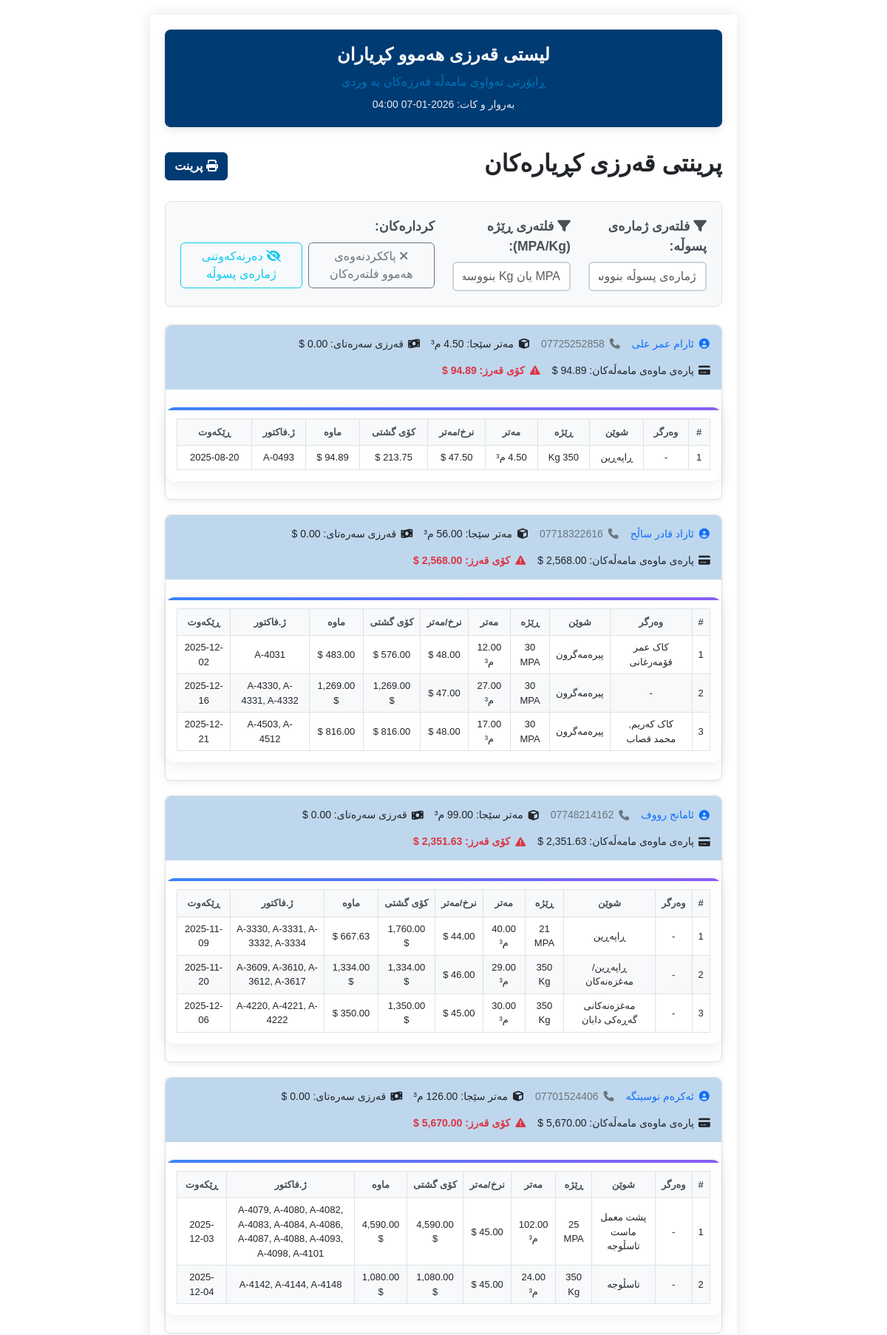
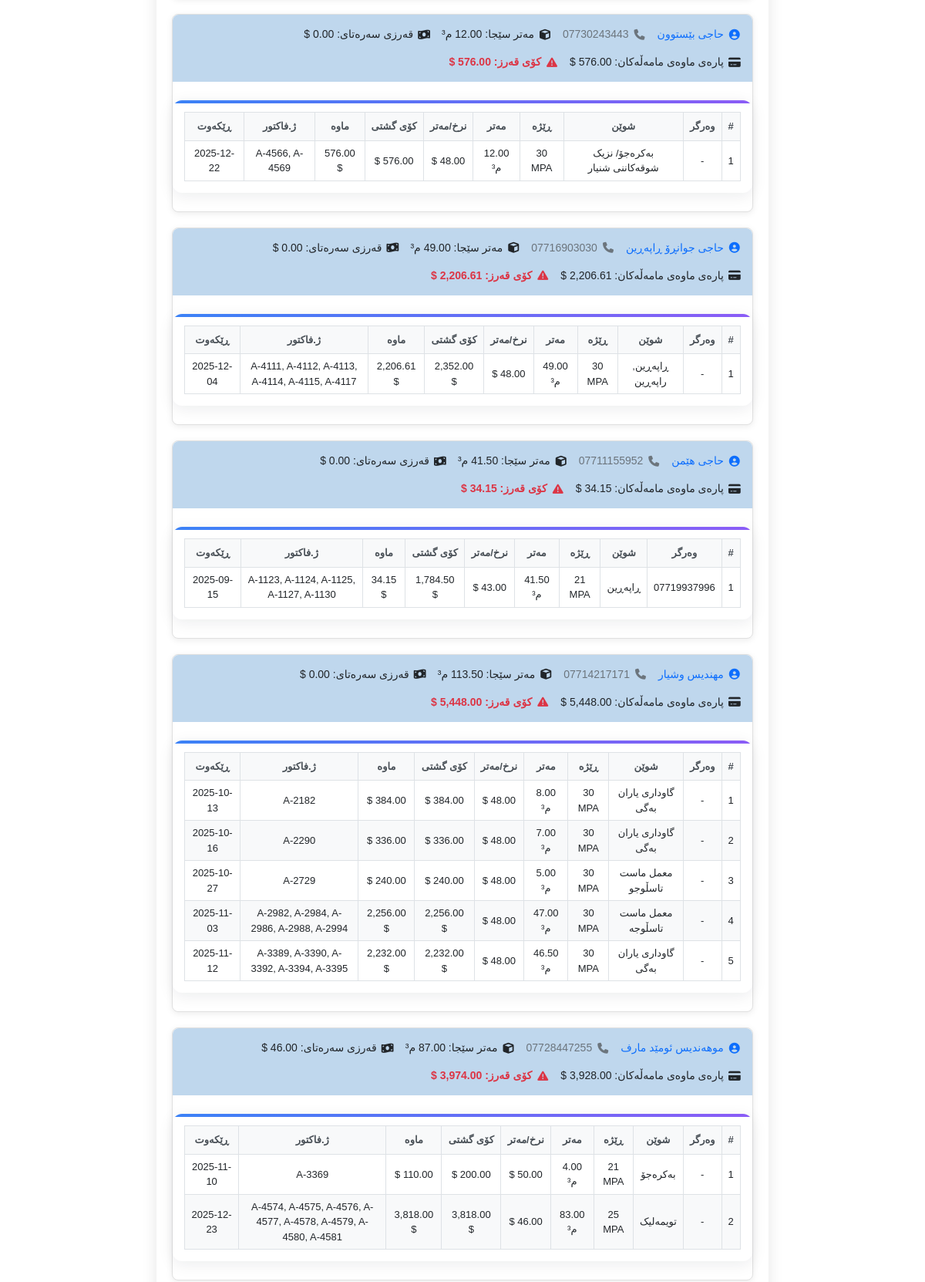
/pages/credit_of_all_customers.php (signed in, upper part), run on the app's committed database (2 pictures, top to bottom).
### tables this page shows
CREATE TABLE `customers` (
  `id` int NOT NULL AUTO_INCREMENT,
  `name` varchar(255) NOT NULL,
  `mobile1` varchar(20) NOT NULL,
  `mobile2` varchar(20) DEFAULT NULL,
  `opening_debt_usd` decimal(14,2) DEFAULT '0.00',
  `opening_debt_iqd` decimal(20,2) DEFAULT '0.00',
  `is_recipient` tinyint(1) NOT NULL DEFAULT '0' COMMENT 'Indicates if customer is also a recipient (وەرگر)',
  PRIMARY KEY (`id`)
);

CREATE TABLE `sales` (
  `id` int NOT NULL AUTO_INCREMENT,
  `customer_id` int DEFAULT NULL,
  `recipient` varchar(255) DEFAULT NULL,
  `location` varchar(255) NOT NULL,
  `quantity` decimal(10,2) DEFAULT NULL,
  `price_per_unit` decimal(10,2) DEFAULT NULL,
  `total_price` decimal(10,2) DEFAULT NULL,
  `payment_type` enum('نەقد','قەرز') NOT NULL,
  `amount_paid_usd` decimal(10,2) DEFAULT NULL,
  `amount_paid_iq` decimal(10,2) DEFAULT NULL,
  `dolar_rate` decimal(10,2) DEFAULT NULL,
  `remaining_amount` decimal(10,2) DEFAULT NULL,
  `invoice_number` varchar(500) NOT NULL,
  `order_date` date NOT NULL,
  `notes` text,
  `formula_id` int NOT NULL,
  `discount` decimal(10,2) DEFAULT '0.00',
  PRIMARY KEY (`id`),
  KEY `customer_id` (`customer_id`),
  KEY `formula_id` (`formula_id`),
  CONSTRAINT `sales_ibfk_1` FOREIGN KEY (`customer_id`) REFERENCES `customers` (`id`) ON DELETE SET NULL ON UPDATE CASCADE,
  CONSTRAINT `sales_ibfk_2` FOREIGN KEY (`formula_id`) REFERENCES `concrete_formulas` (`id`) ON UPDATE CASCADE
);

CREATE TABLE `concrete_formulas` (
  `id` int NOT NULL AUTO_INCREMENT,
  `name` varchar(255) NOT NULL,
  `type` enum('عەرزی تێکەڵ','عەرزی سادە','سەقف','پایە') NOT NULL,
  `strength_type` enum('kg','mpa') NOT NULL,
  `strength_kg` enum('150','200','250','300','350','400','450') DEFAULT NULL,
  `strength_mpa` enum('15','18','21','25','30','35','40','45','50','55') DEFAULT NULL,
  `black_sand_kg` decimal(10,2) NOT NULL DEFAULT '0.00',
  `brown_sand_kg` decimal(10,2) NOT NULL DEFAULT '0.00',
  `gravel_bin3_kg` decimal(10,2) NOT NULL DEFAULT '0.00',
  `gravel_bin4_kg` decimal(10,2) NOT NULL DEFAULT '0.00',
  `cement_cem1_kg` decimal(10,2) NOT NULL DEFAULT '0.00',
  `cement_cem2_kg` decimal(10,2) NOT NULL DEFAULT '0.00',
  `water_kg` decimal(10,2) NOT NULL DEFAULT '0.00',
  `additive_kg` decimal(10,2) NOT NULL DEFAULT '0.00',
  PRIMARY KEY (`id`)
);

### pages/credit_of_all_customers.php (the view, shortened to what this page needs)
<?php
require_once '../config/db_conected.php';
$sql = "SELECT c.id, c.name, c.mobile1, c.mobile2, c.opening_debt_usd, c.opening_debt_iqd,
    (
        SELECT IFNULL(SUM(quantity),0) FROM sales s WHERE s.customer_id = c.id AND s.payment_type = 'قەرز' AND s.remaining_amount > 0
    ) as total_credit_meter,
    (
        SELECT IFNULL(SUM(remaining_amount),0) FROM sales s WHERE s.customer_id = c.id AND s.payment_type = 'قەرز' AND s.remaining_amount > 0
    ) as total_sales_debt
FROM customers c
WHERE c.opening_debt_usd > 0 OR c.opening_debt_iqd > 0 OR EXISTS (
    SELECT 1 FROM sales s WHERE s.customer_id = c.id AND s.payment_type = 'قەرز' AND s.remaining_amount > 0
)
ORDER BY c.name ASC";
$stmt = $pdo->query($sql);
$customers = $stmt->fetchAll();
$sales_sql = "SELECT s.*, c.name as customer_name, c.mobile1, f.strength_mpa, f.strength_kg FROM sales s JOIN customers c ON s.customer_id = c.id LEFT JOIN concrete_formulas f ON s.formula_id = f.id WHERE s.payment_type = 'قەرز' AND s.remaining_amount > 0 ORDER BY c.name ASC, s.order_date ASC";
$sales_stmt = $pdo->query($sales_sql);
$sales = $sales_stmt->fetchAll();
$sales_by_customer = [];
foreach ($sales as $sale) {
    $sales_by_customer[$sale['customer_id']][] = $sale;
}
function format_strength_label(?string $strength_mpa, ?string $strength_kg): string {
    $strength_mpa = trim((string)$strength_mpa);
    $strength_kg = trim((string)$strength_kg);
    if ($strength_mpa !== '') {
        return $strength_mpa . ' MPA';
    }
    if ($strength_kg !== '') {
        return $strength_kg . ' Kg';
    }
    return '-';
}
function group_sales_rows(array $sales): array {
    $grouped = [];
    foreach ($sales as $sale) {
        $order_date = $sale['order_date'] ?? '';
        $location = $sale['location'] ?? '';
        $strength_mpa = $sale['strength_mpa'] ?? '';
        $strength_kg = $sale['strength_kg'] ?? '';
        $price_per_unit = isset($sale['price_per_unit']) ? (float)$sale['price_per_unit'] : null;
        $key_parts = [
            $order_date,
            $location,
            $strength_mpa,
            $strength_kg,
            $price_per_unit !== null ? number_format($price_per_unit, 4, '.', '') : 'null',
        ];
        $key = implode('|', $key_parts);
        if (!isset($grouped[$key])) {
            $grouped[$key] = [
                'order_date' => $order_date,
                'location' => $location,
                'strength_mpa' => $strength_mpa,
                'strength_kg' => $strength_kg,
                'price_per_unit' => $price_per_unit,
                'quantity' => 0,
                'total_price' => 0,
                'remaining_amount' => 0,
                'invoice_numbers' => [],
                'recipients' => [],
            ];
        }
        $grouped[$key]['quantity'] += isset($sale['quantity']) ? (float)$sale['quantity'] : 0;
        $grouped[$key]['total_price'] += isset($sale['total_price']) ? (float)$sale['total_price'] : 0;
        $grouped[$key]['remaining_amount'] += isset($sale['remaining_amount']) ? (float)$sale['remaining_amount'] : 0;
        if (!empty($sale['invoice_number'])) {
            $grouped[$key]['invoice_numbers'][] = $sale['invoice_number'];
        }
        if (!empty($sale['recipient'])) {
            $grouped[$key]['recipients'][] = $sale['recipient'];
        }
    }
    foreach ($grouped as &$group) {
        if (!empty($group['recipients'])) {
            $group['recipients'] = array_values(array_unique($group['recipients']));
        } else {
            $group['recipients'] = [];
        }
    }
    usort($grouped, function ($a, $b) {
        $dateComparison = strcmp($a['order_date'] ?? '', $b['order_date'] ?? '');
        if ($dateComparison !== 0) {
            return $dateComparison;
        }
        $locationComparison = strcasecmp($a['location'] ?? '', $b['location'] ?? '');
        if ($locationComparison !== 0) {
            return $locationComparison;
        }
        $strengthA = format_strength_label($a['strength_mpa'] ?? '', $a['strength_kg'] ?? '');
        $strengthB = format_strength_label($b['strength_mpa'] ?? '', $b['strength_kg'] ?? '');
        return strcasecmp($strengthA, $strengthB);
    });
    return $grouped;
}
usort($customers, function($a, $b) {
    $aScore = (floatval($a['total_sales_debt'] ?? 0) > 0) ? 0 : 1;
    $bScore = (floatval($b['total_sales_debt'] ?? 0) > 0) ? 0 : 1;
    if ($aScore !== $bScore) return $aScore - $bScore;
    return strcasecmp($a['name'] ?? '', $b['name'] ?? '');
});
?>
<!DOCTYPE html>
<html lang="ku">
<head>
    <link href="https://cdn.jsdelivr.net/npm/bootstrap@5.3.0/dist/css/bootstrap.rtl.min.css" rel="stylesheet">
    <link href="../assets/css/login.css" rel="stylesheet">
    <link href="../assets/css/variables.css" rel="stylesheet">
    <link href="../assets/css/nav.css" rel="stylesheet">
    <link href="../assets/css/comon/table.css" rel="stylesheet">
    <link href="../assets/css/comon/style.css" rel="stylesheet">
    <link href="../assets/css/comon/select2_design.css" rel="stylesheet">
    <link rel="stylesheet" href="https://cdn.jsdelivr.net/npm/select2-bootstrap-5-theme@1.3.0/dist/select2-bootstrap-5-theme.rtl.min.css" />
    <link rel="stylesheet" href="https://cdnjs.cloudflare.com/ajax/libs/font-awesome/6.4.2/css/all.min.css">
    <link href="https://cdn.jsdelivr.net/npm/select2@4.1.0-rc.0/dist/css/select2.min.css" rel="stylesheet" />
    <link href="../assets/css/credit_of_all_customers.css" rel="stylesheet">
    <link href="../assets/css/kurdish-font.css" rel="stylesheet">
</head>
<body dir="rtl">
<div id="printSection" class="a4-sheet">
    <div class="report-header">
        <h1>لیستی قەرزی هەموو کڕیاران</h1>
        <div class="subtitle">ڕاپۆرتی تەواوی مامەڵە قەرزەکان بە وردی</div>
        <div class="date">بەروار و کات: <?php echo date('Y-m-d H:i'); ?></div>
    </div>
    <div class="d-flex justify-content-between align-items-center mb-4 no-print">
        <h2 class="section-title">پرینتی قەرزی کڕیارەکان</h2>
        <button class="btn btn-primary" onclick="window.print()"><i class="fa fa-print"></i> پرینت</button>
    </div>
    <div class="filter-section mb-4 no-print">
        <div class="row">
            <div class="col-md-3">
                <div class="form-group">
                    <label for="invoiceFilter" class="form-label">
                        <i class="fa fa-filter"></i> فلتەری ژمارەی پسوڵە:
                    </label>
                    <input type="text" id="invoiceFilter" class="form-control" placeholder="ژمارەی پسوڵە بنووسە بۆ فلتەرکردن...">
                </div>
            </div>
            <div class="col-md-3">
                <div class="form-group">
                    <label for="formulaFilter" class="form-label">
                        <i class="fa fa-filter"></i> فلتەری ڕێژە (MPA/Kg):
                    </label>
                    <input type="text" id="formulaFilter" class="form-control" placeholder="MPA یان Kg بنووسە بۆ فلتەرکردن...">
                </div>
            </div>
            <div class="col-md-6">
                <div class="form-group">
                    <label class="form-label">کردارەکان:</label>
                    <div class="d-flex gap-2">
                        <button type="button" class="btn btn-outline-secondary" onclick="clearAllFilters()">
                            <i class="fa fa-times"></i> پاککردنەوەی هەموو فلتەرەکان
                        </button>
                        <button type="button" class="btn btn-outline-info" onclick="toggleInvoiceVisibility()">
                            <i class="fa fa-eye-slash"></i> <span id="toggleText">دەرنەکەوتنی ژمارەی پسوڵە</span>
                        </button>
                    </div>
                </div>
            </div>
        </div>
    </div>
    <?php foreach ($customers as $c): ?>
        <?php
            $total_debt = floatval($c['opening_debt_usd']) + floatval($c['total_sales_debt']);
        ?>
        <div class="customer-card print-break-inside-avoid">
            <div class="customer-info">
                <span class="text-primary">
                    <i class="fa fa-user-circle"></i>
                    <?= htmlspecialchars($c['name']) ?>
                </span>
                <span class="text-secondary">
                    <i class="fa fa-phone"></i>
                    <?= htmlspecialchars($c['mobile1']) ?>
                </span>
                <span>
                    <i class="fa fa-cube"></i>
                    مەتر سێجا: <?= number_format($c['total_credit_meter'], 2) ?> م³
                </span>
                <span>
                    <i class="fa fa-money-bill-wave"></i>
                    قەرزی سەرەتای: <?= number_format($c['opening_debt_usd'], 2) ?> $
                </span>
                <span>
                    <i class="fa fa-credit-card"></i>
                    پارەی ماوەی مامەڵەکان: <?= number_format($c['total_sales_debt'], 2) ?> $
                </span>
                <span class="text-danger fw-bold">
                    <i class="fa fa-exclamation-triangle"></i>
                    کۆی قەرز: <?= number_format($total_debt, 2) ?> $
                </span>
            </div>
            <?php
                $customer_sales = $sales_by_customer[$c['id']] ?? [];
                $grouped_sales = !empty($customer_sales) ? group_sales_rows($customer_sales) : [];
            ?>
            <?php if (!empty($grouped_sales)): ?>
            <div class="table-container">
                <table class="credit-table">
                    <thead>
                        <tr>
                            <th>#</th>
                            <th>وەرگر</th>
                            <th>شوێن</th>
                            <th>ڕێژە</th>
                            <th>مەتر</th>
                            <th>نرخ/مەتر</th>
                            <th>کۆی گشتی</th>
                            <th>ماوە</th>
                            <th>ژ.فاکتور</th>
                            <th>ڕێکەوت</th>
                        </tr>
                    </thead>
                    <tbody>
                        <?php foreach ($grouped_sales as $i => $group): ?>
                        <tr>
                            <td><?= $i+1 ?></td>
                            <td>
                                <?php
                                    if (!empty($group['recipients'])) {
                                        echo htmlspecialchars(implode(', ', $group['recipients']));
                                    } else {
                                        echo '-';
                                    }
                                ?>
                            </td>
                            <td><?= htmlspecialchars($group['location'] ?? '-') ?></td>
                            <td>
                                <?= htmlspecialchars(format_strength_label($group['strength_mpa'] ?? '', $group['strength_kg'] ?? '')) ?>
                            </td>
                            <td><?= number_format($group['quantity'], 2) ?> م³</td>
                            <td>
                                <?php
                                    if ($group['price_per_unit'] !== null) {
                                        echo number_format($group['price_per_unit'], 2) . ' $';
                                    } else {
                                        echo '-';
                                    }
                                ?>
                            </td>
                            <td><?= number_format($group['total_price'], 2) ?> $</td>
                            <td><?= number_format($group['remaining_amount'], 2) ?> $</td>
                            <td>
                                <?php
                                    if (!empty($group['invoice_numbers'])) {
                                        echo htmlspecialchars(implode(', ', $group['invoice_numbers']));
                                    } else {
                                        echo '-';
                                    }
                                ?>
                            </td>
                            <td><?= htmlspecialchars($group['order_date'] ?? '') ?></td>
                        </tr>
                        <?php endforeach; ?>
                    </tbody>
                </table>
            </div>
            <?php else: ?>
                <div class="p-3 text-muted">هیچ مامەڵە قەرزێکی پارەی ماوە نییە.</div>
            <?php endif; ?>
        </div>
    <?php endforeach; ?>
</div>
</body>
</html>

### data on the page
customers: name "ئارام عمر علی", mobile1 "07725252858", total_credit_meter "4.50", total_sales_debt "94.89", total_debt "94.89"
sales: location "ڕاپەڕین", formula.strength_kg "350 Kg", quantity "4.50", total_price "213.75", remaining_amount "94.89", invoice_numbers "A-0493", order_date "2025-08-20"
customers: name "ئازاد قادر ساڵح", mobile1 "07718322616", opening_debt_usd "0.00", total_debt "2,568.00", recipients "کاک کەریم, محمد قصاب", location "پیرەمەگرون", strength_kg "30 MPA", quantity "17.00", price_per_unit "48.00", total_price "816.00", remaining_amount "816.00", invoice_numbers "A-4503, A-4512", order_date "2025-12-21"
sales: recipients "کاک عمر قۆمەرغانی", location "پیرەمەگرون", formula.strength_kg "30 MPA", quantity "12.00", price_per_unit "48.00", total_price "576.00", remaining_amount "483.00", invoice_numbers "A-4031", order_date "2025-12-02"
sales: location "پیرەمەگرون", formula.strength_kg "30 MPA", quantity "27.00", price_per_unit "47.00", total_price "1,269.00", remaining_amount "1,269.00", invoice_numbers "A-4330, A-4331, A-4332", order_date "2025-12-16"
customers: name "ئامانج رووف", mobile1 "07748214162", total_credit_meter "99.00", opening_debt_usd "0.00", total_debt "2,351.63"
sales: location "ڕاپەڕین", formula.strength_kg "21 MPA", quantity "40.00", price_per_unit "44.00", total_price "1,760.00", remaining_amount "667.63", invoice_numbers "A-3330, A-3331, A-3332, A-3334", order_date "2025-11-09"
sales: location "ڕاپەڕین/ مەغزەنەکان", formula.strength_kg "350 Kg", quantity "29.00", price_per_unit "46.00", total_price "1,334.00", remaining_amount "1,334.00", invoice_numbers "A-3609, A-3610, A-3612, A-3617", order_date "2025-11-20"
sales: location "مەغزەنەکانی گەڕەکی دابان", formula.strength_kg "350 Kg", quantity "30.00", price_per_unit "45.00", total_price "1,350.00", remaining_amount "350.00", invoice_numbers "A-4220, A-4221, A-4222", order_date "2025-12-06"
customers: name "ئەکرەم نوسینگە", mobile1 "07701524406", opening_debt_usd "0.00", total_debt "5,670.00"
sales: location "پشت معمل ماست تاسڵوجە", formula.strength_kg "25 MPA", quantity "102.00", price_per_unit "45.00", total_price "4,590.00", remaining_amount "4,590.00", invoice_numbers "A-4079, A-4080, A-4082, A-4083, A-4084, A-4086, A-4087, A-4088, A-4093, A-4098, A-4101", order_date "2025-12-03"
sales: location "تاسڵوجە", formula.strength_kg "350 Kg", quantity "24.00", price_per_unit "45.00", total_price "1,080.00", remaining_amount "1,080.00", invoice_numbers "A-4142, A-4144, A-4148", order_date "2025-12-04"
customers: name "حاجی بێستوون", mobile1 "07730243443", opening_debt_usd "0.00", total_sales_debt "576.00", total_debt "576.00"
sales: location "بەکرەجۆ/ نزیک شوقەکاننی شنیار", formula.strength_kg "30 MPA", quantity "12.00", remaining_amount "576.00", invoice_numbers "A-4566, A-4569", order_date "2025-12-22"
customers: name "حاجی جوانڕۆ ڕاپەڕین", mobile1 "07716903030", opening_debt_usd "0.00", total_debt "2,206.61"
sales: location "ڕاپەڕین, راپەڕین", formula.strength_kg "30 MPA", quantity "49.00", price_per_unit "48.00", total_price "2,352.00", remaining_amount "2,206.61", invoice_numbers "A-4111, A-4112, A-4113, A-4114, A-4115, A-4117", order_date "2025-12-04"
customers: name "حاجی هێمن", mobile1 "07711155952", total_credit_meter "41.50", opening_debt_usd "0.00", total_sales_debt "34.15", total_debt "34.15"
sales: recipients "07719937996", location "ڕاپەڕین", formula.strength_kg "21 MPA", quantity "41.50", price_per_unit "43.00", total_price "1,784.50", remaining_amount "34.15", invoice_numbers "A-1123, A-1124, A-1125, A-1127, A-1130", order_date "2025-09-15"
customers: name "مهندیس وشیار", mobile1 "07714217171", opening_debt_usd "0.00", total_debt "5,448.00"
sales: location "گاوداری یاران بەگی", formula.strength_kg "30 MPA", quantity "8.00", price_per_unit "48.00", total_price "384.00", invoice_numbers "A-2182", order_date "2025-10-13"
sales: location "گاوداری یاران بەگی", formula.strength_kg "30 MPA", quantity "7.00", price_per_unit "48.00", total_price "336.00", invoice_numbers "A-2290", order_date "2025-10-16"
sales: location "معمل ماست تاسڵوجو", formula.strength_kg "30 MPA", quantity "5.00", price_per_unit "48.00", total_price "240.00", invoice_numbers "A-2729", order_date "2025-10-27"
sales: location "معمل ماست تاسڵوجە", formula.strength_kg "30 MPA", quantity "47.00", price_per_unit "48.00", total_price "2,256.00", remaining_amount "2,256.00", invoice_numbers "A-2982, A-2984, A-2986, A-2988, A-2994", order_date "2025-11-03"
sales: location "گاوداری یاران بەگی", formula.strength_kg "30 MPA", quantity "46.50", price_per_unit "48.00", total_price "2,232.00", remaining_amount "2,232.00", invoice_numbers "A-3389, A-3390, A-3392, A-3394, A-3395", order_date "2025-11-12"
customers: name "موهەندیس ئومێد مارف", mobile1 "07728447255", opening_debt_usd "46.00", total_debt "3,974.00"
sales: location "بەکرەجۆ", formula.strength_kg "21 MPA", quantity "4.00", price_per_unit "50.00", invoice_numbers "A-3369", order_date "2025-11-10"
sales: location "تویمەلیک", formula.strength_kg "25 MPA", quantity "83.00", price_per_unit "46.00", total_price "3,818.00", remaining_amount "3,818.00", invoice_numbers "A-4574, A-4575, A-4576, A-4577, A-4578, A-4579, A-4580, A-4581", order_date "2025-12-23"
